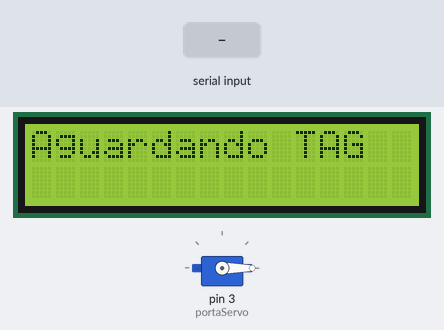
Recording of a sketch running on a simulated Arduino Uno, built with avr-gcc and run on an emulated ATmega328P. Shown: 16×2 character LCD, servo. Inputs (shaded band) come from the test bench. What the sketch prints to the serial monitor is not drawn.

Above: at 1.2 s.
1.3 s: "ACESSO:OK\n" received over Serial
At 2.5 s:
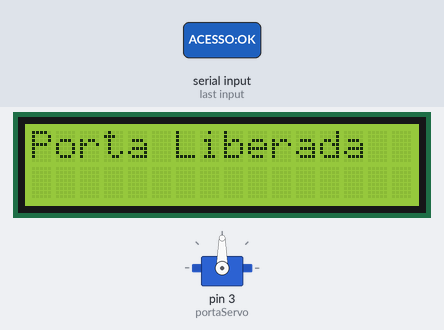
2.8 s: "LCD:\n" received over Serial
At 5.5 s:
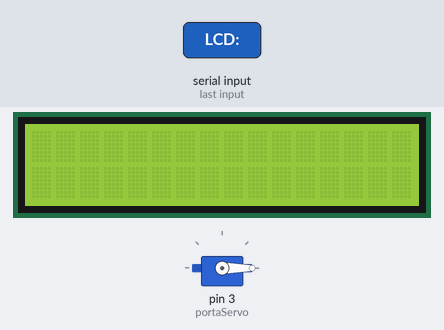
5.8 s: "ACESSO:NEGADO\n" received over Serial
At 6.3 s:
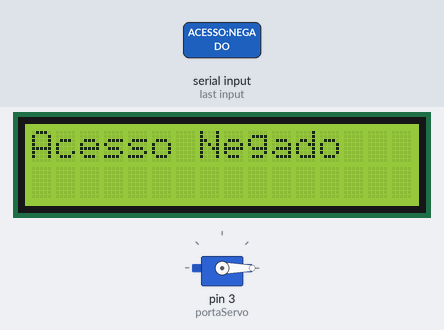
Timing chart, 0 to 8.8 s (numbered marks = the images above; inputs shaded):
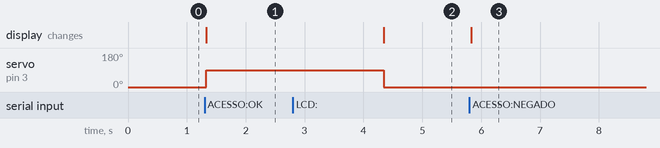

The sketch:

sketch.ino
```cpp
#include <Wire.h>
#include <LiquidCrystal_I2C.h>
#include <Servo.h>

// Declaração do objeto LCD e Servo
LiquidCrystal_I2C lcd(0x27, 16, 2);  // Verifique se o endereço I2C é mesmo 0x27
Servo portaServo;

void setup() {
  Serial.begin(9600);
  lcd.init();
  lcd.backlight();
  portaServo.attach(3);
  portaServo.write(0);
  lcd.setCursor(0, 0);
  lcd.print("Aguardando TAG");  // Mensagem padrão inicial
  Serial.println("Sistema iniciado. Aguardando comandos...");
}

void loop() {
  if (Serial.available()) {
    String comando = Serial.readStringUntil('\n');
    comando.trim();
    Serial.println("Comando recebido: " + comando);  // Depuração: exibe o comando recebido

    if (comando.startsWith("LCD:")) {
      lcd.clear();
      lcd.setCursor(0, 0);
      lcd.print(comando.substring(4));
      Serial.println("Mensagem exibida no LCD: " + comando.substring(4));  // Depuração
    }
    else if (comando == "ACESSO:OK") {
      lcd.clear();
      lcd.setCursor(0, 0);
      lcd.print("Porta Liberada");
      portaServo.write(90);
      Serial.println("Porta liberada.");  // Depuração
      delay(3000);
      portaServo.write(0);
      lcd.clear();
      lcd.setCursor(0, 0);
      lcd.print("Aguardando TAG");  // Retorna à mensagem padrão
    }
    else if (comando == "ACESSO:NEGADO") {
      lcd.clear();
      lcd.setCursor(0, 0);
      lcd.print("Acesso Negado");
      portaServo.write(0);
      Serial.println("Acesso negado.");  // Depuração
      delay(3000);
      lcd.clear();
      lcd.setCursor(0, 0);
      lcd.print("Aguardando TAG");  // Retorna à mensagem padrão
    }
  }
}
```

Measured:
- after the input at 1.3 s, servo on pin 3 (portaServo): 0° → 90° at once; the display: changes at once (image 1)
- after the input at 2.8 s, the display: first differs from a run without the input after 1.5 s (image 2)
- after the input at 5.8 s, the display: changes at once (image 3)
